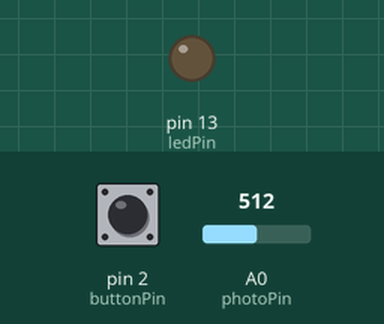
The sketch below on a simulated Arduino Uno, built with avr-gcc and run on an emulated ATmega328P. On the bench: output pins drawn as LEDs (lit = HIGH). The test bench sets the inputs (shaded band); at power-on: A0 (photoPin) = 512, pin 2 (buttonPin) HIGH.

Above: at 1.2 s.
1.3 s: A0 (photoPin) set to 412
2.8 s: A0 (photoPin) set to 386
At 3.8 s:
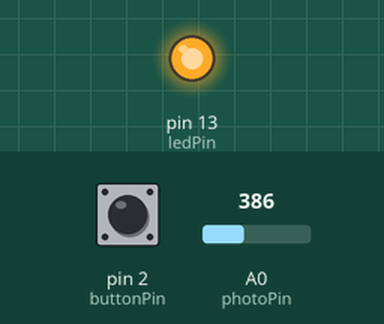
5.9 s: A0 (photoPin) set to 410
At 6.2 s:
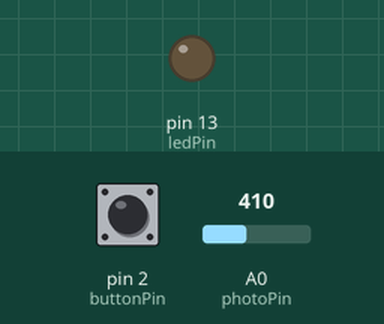
7.4 s: A0 (photoPin) set to 390
At 8.5 s:
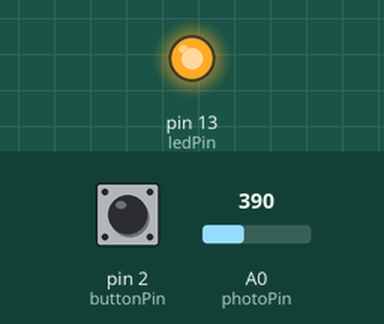
Timing chart, 0 to 9.9 s (numbered marks = the images above; inputs shaded):
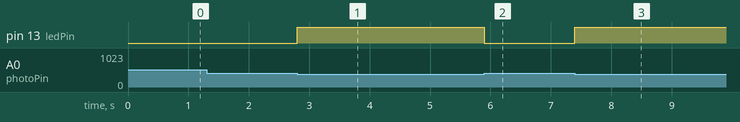

Measured:
- the behaviour switches between 400 and 399 on A0 (photoPin) (found by bisection; images 0 and 1)
- after the input at 1.3 s, every drawn part: stays the same
- after the input at 2.8 s, pin 13 (ledPin): LOW → HIGH at once
- after the input at 5.9 s, pin 13 (ledPin): HIGH → LOW at once
- after the input at 7.4 s, pin 13 (ledPin): LOW → HIGH at once

The sketch:

A6_lightSensorButton.ino
```cpp
// this code turns on an array of leds only when the light level of the environment falls below a certain threshold,
// turning the leds off when the light level is above the threshold
// it also toggles a value between 0 and 1 each time the button is pressed and prints it to the serial window

const int photoPin = A0; // photocell connection (analog input)
const int ledPin = 13; // led connection
const int buttonPin = 2; // button connection
const int lightThreshold = 400; // led turns on when the light level is below this value
                                // (may have to adjust based on surroundings, this value was found for use in Frith)

bool lastButtonState = false; // remembers whether the button was pressed on the previous loop
int toggleValue = 0; // the on/off value, flips between 0 and 1 with each press

void setup() {
  Serial.begin(9600); // set up serial window
  pinMode(ledPin, OUTPUT); // set the LED pin as an output
  pinMode(buttonPin, INPUT_PULLUP); // button uses the internal pull-up resistor (wire the button between pin 2 and GND)
  digitalWrite(ledPin, LOW); // make sure the LED starts off
}

void loop() {
  int lightLevel = analogRead(photoPin); // read the light level (0-1023)
  bool buttonPressed = (digitalRead(buttonPin) == LOW); // true when pressed (pull-up makes pressed = LOW)

  // for debugging
  // Serial.print("Light level: "); // label for the reading
  // Serial.println(lightLevel); // print reading and move to a new line
  // delay(200); // pause between readings so the output is readable

  // flip the value only at the moment the button goes from not pressed to pressed
  if (buttonPressed && !lastButtonState) {
    toggleValue = 1 - toggleValue; // 0 becomes 1, 1 becomes 0
    Serial.print("Toggle value: ");
    Serial.println(toggleValue);
  }
  lastButtonState = buttonPressed; // remember the state for the next loop

  if (lightLevel < lightThreshold) { // if it's darker than the threshold,
    digitalWrite(ledPin, HIGH); // turn the LED on
  }
  else {
    digitalWrite(ledPin, LOW);// otherwise turn the LED off
  }


}
```
